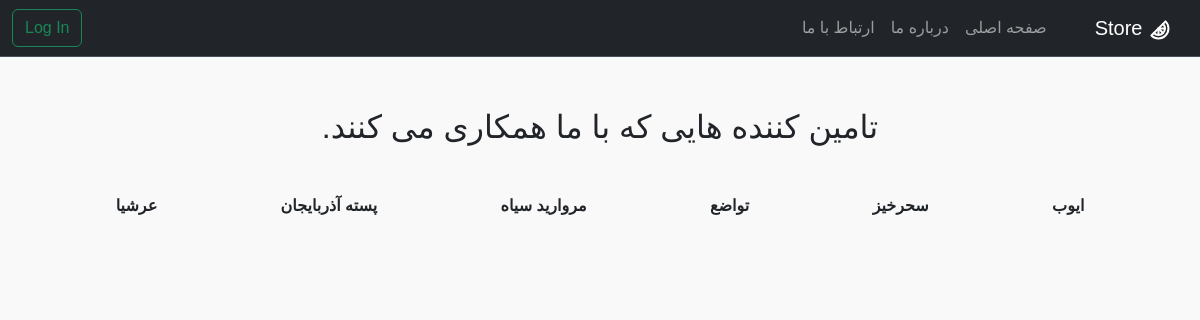
Page /about/ on the earlier database version.
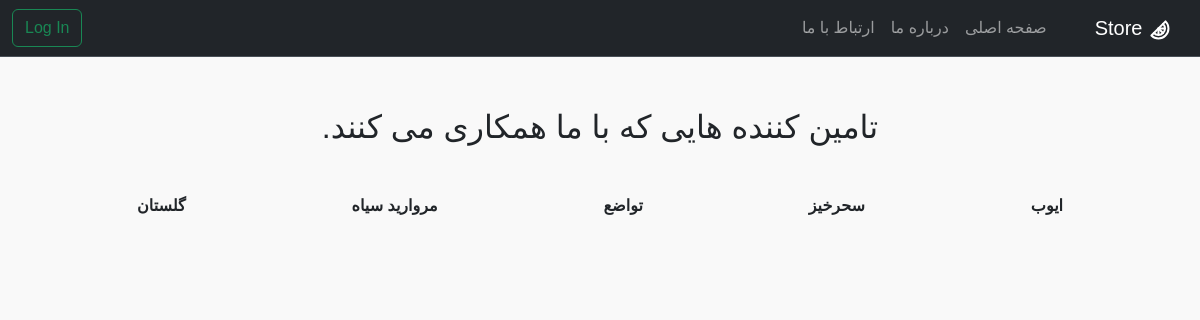
Same page on the later database version.
### products/models.py (models this page shows, shortened)
class Supplier(models.Model):
    SupplierId = models.AutoField(primary_key=True)
    name = models.CharField(max_length=50, help_text='نام برند یا تامین کنندگان', verbose_name='نام تامین کنندگان')
    contactInfo = models.IntegerField(verbose_name='شماره تلفن')

### pages/views.py (the view)
# urls.py: path('about/', AboutPage.as_view(), name='about'),
class AboutPage(ListView):
    model = Supplier
    template_name = 'about.html'
    context_object_name = 'supp'

### templates/about.html (shortened to what this page needs)
{% extends 'base.html' %}
{% block content %}
 <h2 class="text-center my-5">تامین کننده هایی که با ما همکاری می کنند.</h2>
<div class="container">
    <div class="d-flex flex-wrap justify-content-around">
        {% for s in supp %}
      <p><b>{{ s.name }}</b></p>
        {% endfor %}
    </div>
</div>
{% endblock %}

Differences in the rows shown:
removed Supplier: name "پسته آذربایجان"
removed Supplier: name "عرشیا"
added Supplier: name "گلستان"
